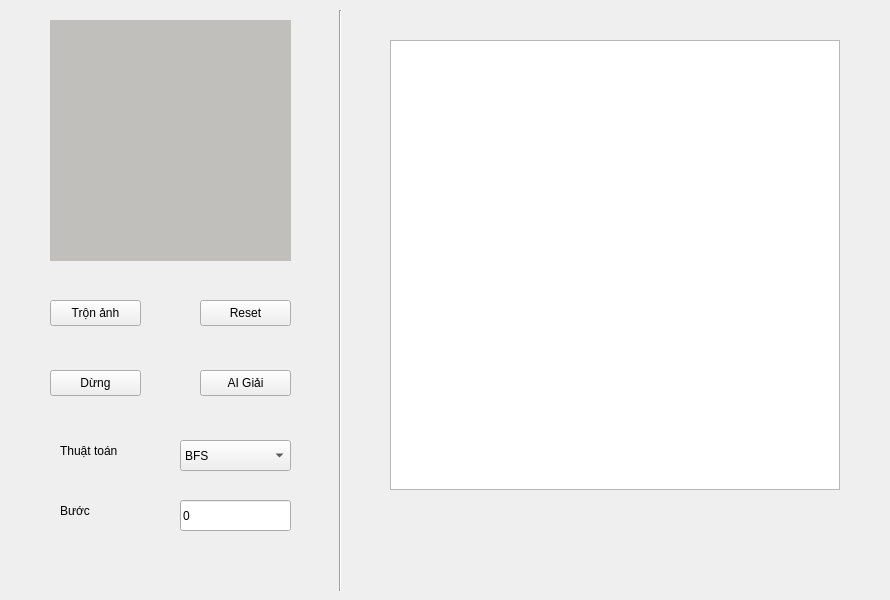
<?xml version="1.0" encoding="UTF-8"?>
<ui version="4.0">
 <class>Main</class>
 <widget class="QMainWindow" name="Main">
  <property name="geometry">
   <rect>
    <x>0</x>
    <y>0</y>
    <width>890</width>
    <height>600</height>
   </rect>
  </property>
  <property name="windowTitle">
   <string>Main</string>
  </property>
  <widget class="QWidget" name="centralwidget">
   <widget class="QWidget" name="widget" native="true">
    <property name="geometry">
     <rect>
      <x>10</x>
      <y>10</y>
      <width>321</width>
      <height>581</height>
     </rect>
    </property>
    <widget class="QPushButton" name="aiSolve_Btn">
     <property name="geometry">
      <rect>
       <x>190</x>
       <y>360</y>
       <width>91</width>
       <height>26</height>
      </rect>
     </property>
     <property name="text">
      <string>AI Giải</string>
     </property>
    </widget>
    <widget class="QPushButton" name="jumble_Btn">
     <property name="geometry">
      <rect>
       <x>40</x>
       <y>290</y>
       <width>91</width>
       <height>26</height>
      </rect>
     </property>
     <property name="text">
      <string>Trộn ảnh</string>
     </property>
    </widget>
    <widget class="QPushButton" name="reset_Btn">
     <property name="geometry">
      <rect>
       <x>190</x>
       <y>290</y>
       <width>91</width>
       <height>26</height>
      </rect>
     </property>
     <property name="text">
      <string>Reset</string>
     </property>
    </widget>
    <widget class="QLabel" name="algorithm_Lb">
     <property name="geometry">
      <rect>
       <x>50</x>
       <y>430</y>
       <width>111</width>
       <height>21</height>
      </rect>
     </property>
     <property name="text">
      <string>Thuật toán</string>
     </property>
    </widget>
    <widget class="QComboBox" name="algorithm_Cbb">
     <property name="geometry">
      <rect>
       <x>170</x>
       <y>430</y>
       <width>111</width>
       <height>31</height>
      </rect>
     </property>
     <item>
      <property name="text">
       <string>BFS</string>
      </property>
     </item>
     <item>
      <property name="text">
       <string>A* H1</string>
      </property>
     </item>
     <item>
      <property name="text">
       <string>A* H2</string>
      </property>
     </item>
     <item>
      <property name="text">
       <string>A* H3</string>
      </property>
     </item>
     <item>
      <property name="text">
       <string>A* H4</string>
      </property>
     </item>
     <item>
      <property name="text">
       <string>A* H5</string>
      </property>
     </item>
     <item>
      <property name="text">
       <string>A* H6</string>
      </property>
     </item>
    </widget>
    <widget class="QLineEdit" name="step_Le">
     <property name="geometry">
      <rect>
       <x>170</x>
       <y>490</y>
       <width>111</width>
       <height>31</height>
      </rect>
     </property>
     <property name="text">
      <string>0</string>
     </property>
     <property name="readOnly">
      <bool>true</bool>
     </property>
    </widget>
    <widget class="QLabel" name="step_Lb">
     <property name="geometry">
      <rect>
       <x>50</x>
       <y>490</y>
       <width>111</width>
       <height>21</height>
      </rect>
     </property>
     <property name="text">
      <string>Bước</string>
     </property>
    </widget>
    <widget class="QLabel" name="label">
     <property name="geometry">
      <rect>
       <x>40</x>
       <y>10</y>
       <width>241</width>
       <height>241</height>
      </rect>
     </property>
     <property name="styleSheet">
      <string notr="true">background-color: rgb(192, 191, 188);</string>
     </property>
     <property name="text">
      <string/>
     </property>
    </widget>
    <widget class="QLabel" name="Image">
     <property name="geometry">
      <rect>
       <x>50</x>
       <y>20</y>
       <width>221</width>
       <height>221</height>
      </rect>
     </property>
     <property name="text">
      <string/>
     </property>
     <property name="pixmap">
      <pixmap>Image/Picture.jpeg</pixmap>
     </property>
     <property name="scaledContents">
      <bool>true</bool>
     </property>
    </widget>
    <widget class="QPushButton" name="stop_Btn">
     <property name="enabled">
      <bool>true</bool>
     </property>
     <property name="geometry">
      <rect>
       <x>40</x>
       <y>360</y>
       <width>91</width>
       <height>26</height>
      </rect>
     </property>
     <property name="text">
      <string>Dừng</string>
     </property>
    </widget>
   </widget>
   <widget class="QWidget" name="widget_2" native="true">
    <property name="geometry">
     <rect>
      <x>350</x>
      <y>10</y>
      <width>531</width>
      <height>581</height>
     </rect>
    </property>
    <widget class="QGraphicsView" name="graphicsView">
     <property name="geometry">
      <rect>
       <x>40</x>
       <y>30</y>
       <width>450</width>
       <height>450</height>
      </rect>
     </property>
     <property name="verticalScrollBarPolicy">
      <enum>Qt::ScrollBarPolicy::ScrollBarAlwaysOff</enum>
     </property>
     <property name="horizontalScrollBarPolicy">
      <enum>Qt::ScrollBarPolicy::ScrollBarAlwaysOff</enum>
     </property>
     <property name="resizeAnchor">
      <enum>QGraphicsView::ViewportAnchor::AnchorViewCenter</enum>
     </property>
    </widget>
   </widget>
   <widget class="Line" name="line">
    <property name="geometry">
     <rect>
      <x>330</x>
      <y>10</y>
      <width>20</width>
      <height>581</height>
     </rect>
    </property>
    <property name="orientation">
     <enum>Qt::Orientation::Vertical</enum>
    </property>
   </widget>
  </widget>
 </widget>
 <resources/>
 <connections/>
</ui>
